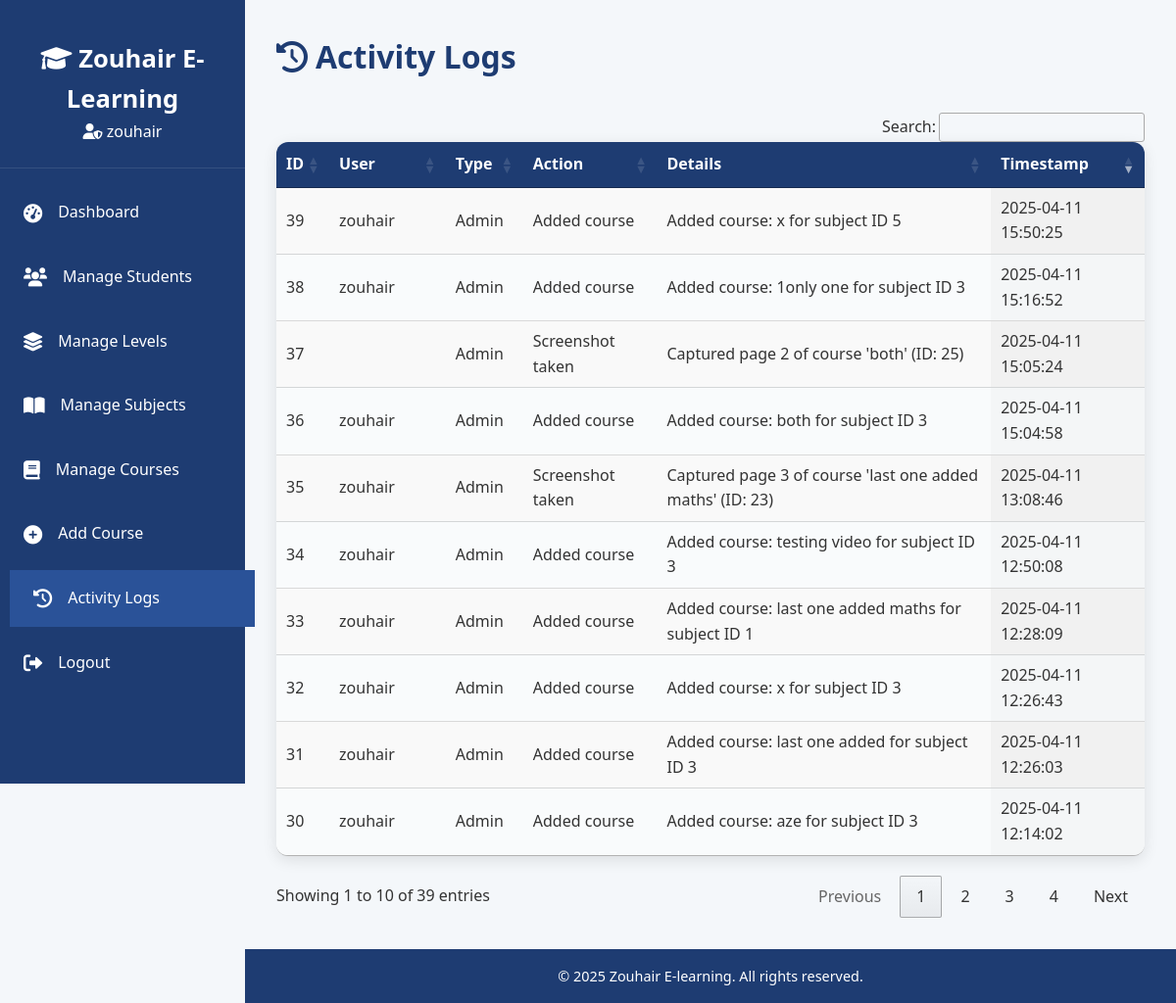
The page /admin/activity_logs.php (signed in) on the database its author committed.
### tables this page shows
CREATE TABLE `activity_logs` (
  `id` int(11) NOT NULL,
  `user_id` int(11) NOT NULL,
  `user_type` enum('admin','student') NOT NULL,
  `action` varchar(100) NOT NULL,
  `details` text DEFAULT NULL,
  `timestamp` datetime DEFAULT current_timestamp()
);

### admin/activity_logs.php (the view, shortened to what this page needs)
<?php
require_once '../includes/db_connect.php';
$logs = $db->query("SELECT al.*,
                    CASE WHEN al.user_type = 'admin' THEN a.username
                         WHEN al.user_type = 'student' THEN s.full_name
                         ELSE 'Unknown' END AS user_name
                    FROM activity_logs al
                    LEFT JOIN admins a ON al.user_id = a.id AND al.user_type = 'admin'
                    LEFT JOIN students s ON al.user_id = s.id AND al.user_type = 'student'
                    ORDER BY al.timestamp DESC");
?>
<!DOCTYPE html>
<html lang="en">
<head>
    <link rel="stylesheet" href="../assets/css/admin.css">
    <link rel="stylesheet" href="https://cdn.datatables.net/1.11.5/css/jquery.dataTables.min.css">
    <link rel="stylesheet" href="https://cdnjs.cloudflare.com/ajax/libs/font-awesome/6.0.0-beta3/css/all.min.css">
</head>
<body>
    <?php include '../includes/header.php'; ?>
    <main class="dashboard">
        <h1><i class="fas fa-history"></i> Activity Logs</h1>
        <table id="logsTable" class="display">
            <thead>
                <tr>
                    <th>ID</th>
                    <th>User</th>
                    <th>Type</th>
                    <th>Action</th>
                    <th>Details</th>
                    <th>Timestamp</th>
                </tr>
            </thead>
            <tbody>
                <?php while ($log = $logs->fetch_assoc()): ?>
                    <tr>
                        <td><?php echo $log['id']; ?></td>
                        <td><?php echo htmlspecialchars($log['user_name']); ?></td>
                        <td><?php echo ucfirst($log['user_type']); ?></td>
                        <td><?php echo htmlspecialchars($log['action']); ?></td>
                        <td><?php echo htmlspecialchars($log['details'] ?: 'N/A'); ?></td>
                        <td><?php echo $log['timestamp']; ?></td>
                    </tr>
                <?php endwhile; ?>
            </tbody>
        </table>
    </main>
    <?php include '../includes/footer.php'; ?>
</body>
</html>

### includes/header.php (shortened to what this page needs)
<?php
require_once '../includes/db_connect.php';
$admin_id = $_SESSION['admin_id'];
$admin = $db->query("SELECT username FROM admins WHERE id = $admin_id")->fetch_assoc();
$admin_name = $admin ? htmlspecialchars($admin['username']) : 'Admin';
?>
<!DOCTYPE html>
<html lang="en">
<head>
    <link rel="stylesheet" href="../assets/css/admin.css">
    <link rel="stylesheet" href="https://cdn.datatables.net/1.11.5/css/jquery.dataTables.min.css">
    <link rel="stylesheet" href="https://cdnjs.cloudflare.com/ajax/libs/font-awesome/6.0.0-beta3/css/all.min.css">
</head>
<body>
    <aside class="sidebar">
        <div class="sidebar-header">
            <h2><i class="fas fa-graduation-cap"></i> Zouhair E-Learning</h2>
            <p class="admin-name"><i class="fas fa-user-shield"></i> <?php echo $admin_name; ?></p>
        </div>
        <nav class="sidebar-nav">
            <ul>
                <li><a href="../admin/dashboard.php" <?php echo basename($_SERVER['PHP_SELF']) == 'dashboard.php' ? 'class="active"' : ''; ?>><i class="fas fa-tachometer-alt"></i> <span>Dashboard</span></a></li>
                <li><a href="../admin/manage_students.php" <?php echo basename($_SERVER['PHP_SELF']) == 'manage_students.php' ? 'class="active"' : ''; ?>><i class="fas fa-users"></i> <span>Manage Students</span></a></li>
                <li><a href="../admin/manage_levels.php" <?php echo basename($_SERVER['PHP_SELF']) == 'manage_levels.php' ? 'class="active"' : ''; ?>><i class="fas fa-layer-group"></i> <span>Manage Levels</span></a></li>
                <li><a href="../admin/manage_subjects.php" <?php echo basename($_SERVER['PHP_SELF']) == 'manage_subjects.php' ? 'class="active"' : ''; ?>><i class="fas fa-book-open"></i> <span>Manage Subjects</span></a></li>
                <li><a href="../admin/manage_courses.php" <?php echo basename($_SERVER['PHP_SELF']) == 'manage_courses.php' ? 'class="active"' : ''; ?>><i class="fas fa-book"></i> <span>Manage Courses</span></a></li>
                <li><a href="../admin/add_course.php" <?php echo basename($_SERVER['PHP_SELF']) == 'add_course.php' ? 'class="active"' : ''; ?>><i class="fas fa-plus-circle"></i> <span>Add Course</span></a></li>
                <li><a href="../admin/activity_logs.php" <?php echo basename($_SERVER['PHP_SELF']) == 'activity_logs.php' ? 'class="active"' : ''; ?>><i class="fas fa-history"></i> <span>Activity Logs</span></a></li>
                <li><a href="../admin/logout.php"><i class="fas fa-sign-out-alt"></i> <span>Logout</span></a></li>
            </ul>
        </nav>
    </aside>
    <div class="main-content">

### assets/css/admin.css (style rules this page uses)
* { margin: 0; padding: 0; box-sizing: border-box; font-family: 'Segoe UI', Tahoma, Geneva, Verdana, sans-serif; }
body { background: #f4f7fa; color: #333; line-height: 1.6; overflow-x: hidden; }
.sidebar { position: fixed; top: 0; left: 0; width: 250px; height: 100vh; background: #1e3c72; color: #fff; padding: 1rem 0; transition: transform 0.3s ease; z-index: 1000; }
.sidebar-header { padding: 1.5rem; text-align: center; border-bottom: 1px solid rgba(255, 255, 255, 0.1); }
.sidebar-header h2 { font-size: 1.6rem; font-weight: 600; }
.sidebar-nav ul { list-style: none; margin-top: 1rem; }
.sidebar-nav li { margin: 0.5rem 0; }
.sidebar-nav a { display: flex; align-items: center; padding: 1rem 1.5rem; color: #fff; text-decoration: none; transition: all 0.3s ease; }
.sidebar-nav a:hover, .sidebar-nav a.active { background: #2a5298; transform: translateX(10px); }
.sidebar-nav i { margin-right: 1rem; font-size: 1.2rem; }
.main-content { margin-left: 250px; padding: 2rem; min-height: 100vh; background: #f4f7fa; transition: margin-left 0.3s ease; }
.dashboard h1 { font-size: 2rem; margin-bottom: 2rem; color: #1e3c72; display: flex; align-items: center; gap: 0.5rem; }
.display { width: 100%; border-collapse: collapse; background: #fff; border-radius: 12px; overflow: hidden; box-shadow: 0 4px 15px rgba(0, 0, 0, 0.1); }
.display thead { background: #1e3c72; color: #fff; }
.display th, .display td { padding: 1rem; text-align: left; }
.display tbody tr:nth-child(even) { background: #f9fbfc; }
.display.dataTable { margin-bottom: 1rem; }
.sidebar-nav a::before { content: ""; position: absolute; left: 0; top: 0; height: 100%; width: 0; background: rgba(255, 255, 255, 0.1); transition: width 0.3s ease; }

### rows shown on the page
activity_logs: id "39", user_name "zouhair", user_type "Admin", action "Added course", details "Added course: x for subject ID 5", timestamp "2025-04-11 15:50:25"
activity_logs: id "38", user_name "zouhair", user_type "Admin", action "Added course", details "Added course: 1only one for subject ID 3", timestamp "2025-04-11 15:16:52"
activity_logs: id "37", user_type "Admin", action "Screenshot taken", details "Captured page 2 of course 'both' (ID: 25)", timestamp "2025-04-11 15:05:24"
activity_logs: id "36", user_name "zouhair", user_type "Admin", action "Added course", details "Added course: both for subject ID 3", timestamp "2025-04-11 15:04:58"
activity_logs: id "35", user_name "zouhair", user_type "Admin", action "Screenshot taken", details "Captured page 3 of course 'last one added maths' (ID: 23)", timestamp "2025-04-11 13:08:46"
activity_logs: id "34", user_name "zouhair", user_type "Admin", action "Added course", details "Added course: testing video for subject ID 3", timestamp "2025-04-11 12:50:08"
activity_logs: id "33", user_name "zouhair", user_type "Admin", action "Added course", details "Added course: last one added maths for subject ID 1", timestamp "2025-04-11 12:28:09"
activity_logs: id "32", user_name "zouhair", user_type "Admin", action "Added course", details "Added course: x for subject ID 3", timestamp "2025-04-11 12:26:43"
activity_logs: id "31", user_name "zouhair", user_type "Admin", action "Added course", details "Added course: last one added for subject ID 3", timestamp "2025-04-11 12:26:03"
activity_logs: id "30", user_name "zouhair", user_type "Admin", action "Added course", details "Added course: aze for subject ID 3", timestamp "2025-04-11 12:14:02"

### other values the page prints
$admin_name "zouhair"
